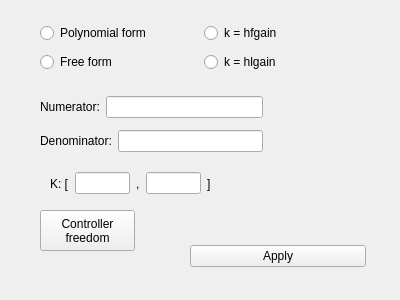
<?xml version="1.0" encoding="UTF-8"?>
<ui version="4.0">
 <class>ControllerForm</class>
 <widget class="QWidget" name="ControllerForm">
  <property name="geometry">
   <rect>
    <x>0</x>
    <y>0</y>
    <width>400</width>
    <height>300</height>
   </rect>
  </property>
  <property name="windowTitle">
   <string>Dialog</string>
  </property>
  <widget class="QStackedWidget" name="figureStack">
   <property name="geometry">
    <rect>
     <x>240</x>
     <y>150</y>
     <width>131</width>
     <height>80</height>
    </rect>
   </property>
   <widget class="QWidget" name="page"/>
   <widget class="QWidget" name="page_2">
    <widget class="QLabel" name="polyImage">
     <property name="geometry">
      <rect>
       <x>0</x>
       <y>0</y>
       <width>131</width>
       <height>81</height>
      </rect>
     </property>
     <property name="text">
      <string/>
     </property>
    </widget>
   </widget>
   <widget class="QWidget" name="page_3">
    <widget class="QLabel" name="zpkImage">
     <property name="geometry">
      <rect>
       <x>0</x>
       <y>0</y>
       <width>131</width>
       <height>81</height>
      </rect>
     </property>
     <property name="text">
      <string/>
     </property>
    </widget>
   </widget>
   <widget class="QWidget" name="page_4">
    <widget class="QLabel" name="tcgImage">
     <property name="geometry">
      <rect>
       <x>0</x>
       <y>0</y>
       <width>131</width>
       <height>81</height>
      </rect>
     </property>
     <property name="text">
      <string/>
     </property>
    </widget>
   </widget>
  </widget>
  <widget class="QPushButton" name="uncertaintyButton">
   <property name="geometry">
    <rect>
     <x>40</x>
     <y>210</y>
     <width>95</width>
     <height>41</height>
    </rect>
   </property>
   <property name="text">
    <string>Controller
freedom</string>
   </property>
  </widget>
  <widget class="QWidget" name="layoutWidget2">
   <property name="geometry">
    <rect>
     <x>40</x>
     <y>90</y>
     <width>223</width>
     <height>70</height>
    </rect>
   </property>
   <layout class="QVBoxLayout" name="verticalLayout">
    <item>
     <layout class="QHBoxLayout" name="horizontalLayout_2">
      <item>
       <widget class="QLabel" name="label">
        <property name="text">
         <string>Numerator:</string>
        </property>
       </widget>
      </item>
      <item>
       <widget class="QLineEdit" name="numeratorEdit"/>
      </item>
     </layout>
    </item>
    <item>
     <layout class="QHBoxLayout" name="horizontalLayout_3">
      <item>
       <widget class="QLabel" name="label_2">
        <property name="text">
         <string>Denominator:</string>
        </property>
       </widget>
      </item>
      <item>
       <widget class="QLineEdit" name="denominatorEdit"/>
      </item>
     </layout>
    </item>
   </layout>
  </widget>
  <widget class="QWidget" name="layoutWidget1">
   <property name="geometry">
    <rect>
     <x>190</x>
     <y>240</y>
     <width>176</width>
     <height>33</height>
    </rect>
   </property>
   <layout class="QHBoxLayout" name="horizontalLayout_5">
    <item>
     <widget class="QPushButton" name="okButton">
      <property name="text">
       <string>Apply</string>
      </property>
     </widget>
    </item>
   </layout>
  </widget>
  <widget class="QWidget" name="layoutWidget3">
   <property name="geometry">
    <rect>
     <x>40</x>
     <y>20</y>
     <width>321</width>
     <height>56</height>
    </rect>
   </property>
   <layout class="QHBoxLayout" name="horizontalLayout">
    <item>
     <layout class="QVBoxLayout" name="verticalLayout_2">
      <item>
       <widget class="QRadioButton" name="polynomialRadio">
        <property name="text">
         <string>Polynomial form</string>
        </property>
       </widget>
      </item>
      <item>
       <widget class="QRadioButton" name="freeFormRadio">
        <property name="text">
         <string>Free form</string>
        </property>
       </widget>
      </item>
     </layout>
    </item>
    <item>
     <layout class="QVBoxLayout" name="verticalLayout_3">
      <item>
       <widget class="QRadioButton" name="zpkRadio">
        <property name="text">
         <string>k = hfgain</string>
        </property>
       </widget>
      </item>
      <item>
       <widget class="QRadioButton" name="tcgRadio">
        <property name="text">
         <string>k = hlgain</string>
        </property>
       </widget>
      </item>
     </layout>
    </item>
   </layout>
  </widget>
  <widget class="QWidget" name="layoutWidget">
   <property name="geometry">
    <rect>
     <x>50</x>
     <y>170</y>
     <width>161</width>
     <height>27</height>
    </rect>
   </property>
   <layout class="QHBoxLayout" name="horizontalLayout_4">
    <item>
     <widget class="QLabel" name="label_3">
      <property name="text">
       <string>K: [</string>
      </property>
     </widget>
    </item>
    <item>
     <widget class="QLineEdit" name="gainStart"/>
    </item>
    <item>
     <widget class="QLabel" name="label_4">
      <property name="text">
       <string>,</string>
      </property>
     </widget>
    </item>
    <item>
     <widget class="QLineEdit" name="gainEnd"/>
    </item>
    <item>
     <widget class="QLabel" name="label_5">
      <property name="text">
       <string>]</string>
      </property>
     </widget>
    </item>
   </layout>
  </widget>
 </widget>
 <resources/>
 <connections/>
</ui>
